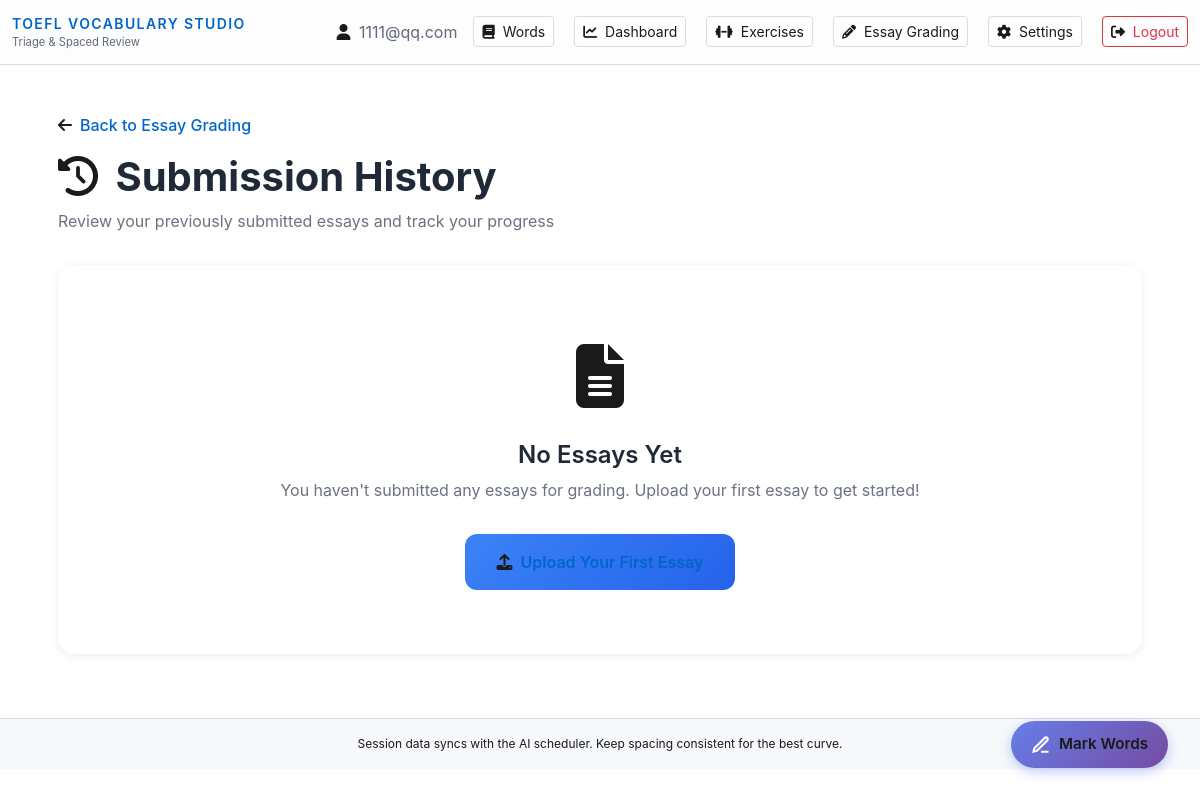
The page /essay-grading/history (signed in) on the database as committed earlier.
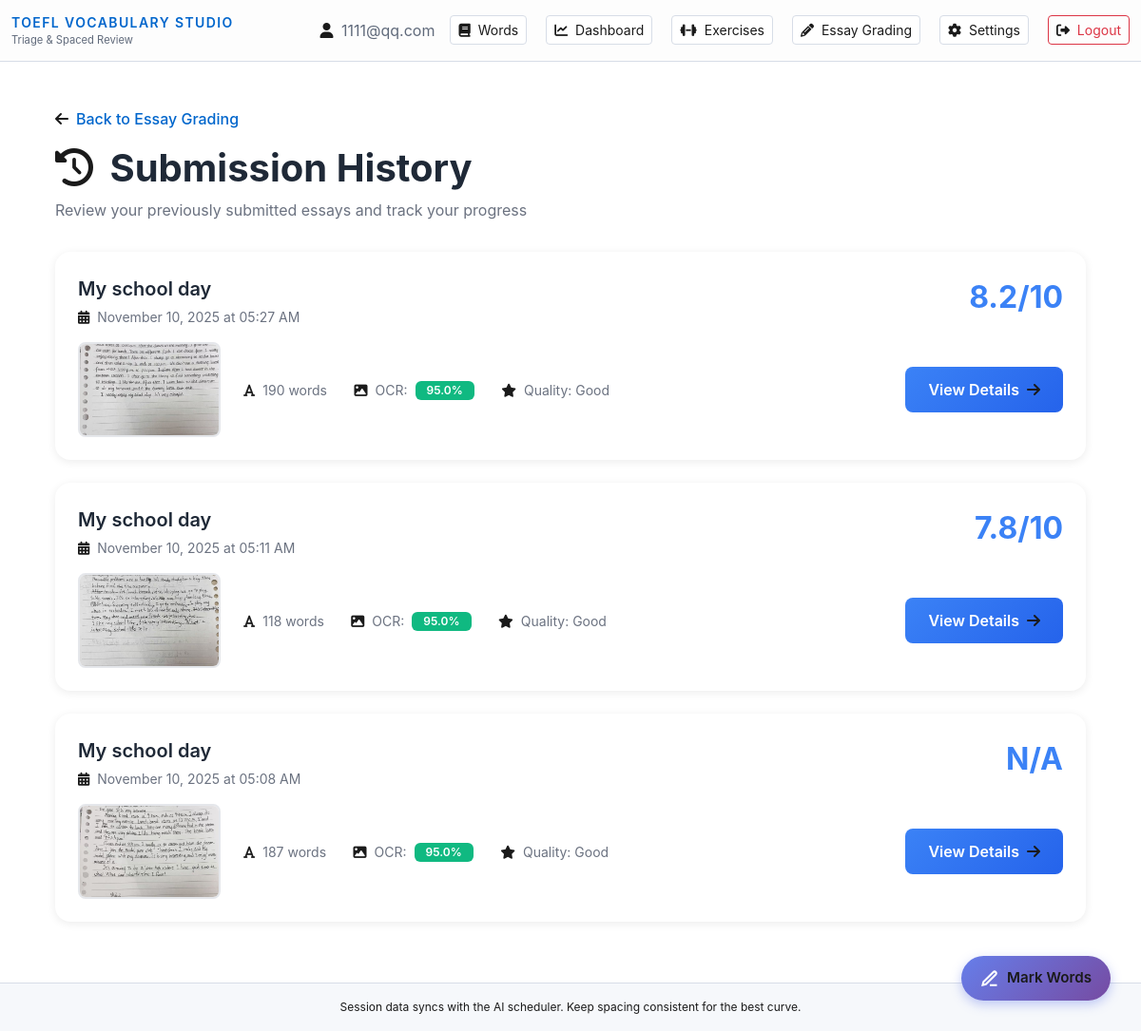
The same page on the database as committed later.
### models.py (models this page shows, shortened)
class User(db.Model):
    __tablename__ = 'users'
    id = db.Column(db.Integer, primary_key=True, index=True)
    email = db.Column(db.String(255), unique=True, index=True, nullable=False)
    password_hash = db.Column(db.String(255), nullable=False)
    daily_goal = db.Column(db.Integer, default=20, nullable=False)
    created_at = db.Column(db.DateTime(timezone=True), default=utcnow, nullable=False)
    words = db.relationship('UserWord', back_populates='user', cascade='all, delete-orphan')
    reviews = db.relationship('ReviewLog', back_populates='user', cascade='all, delete-orphan')

class EssaySubmission(db.Model):
    __tablename__ = 'essay_submissions'
    id = db.Column(db.Integer, primary_key=True)
    user_id = db.Column(db.Integer, db.ForeignKey('users.id', ondelete='CASCADE'), nullable=False)
    topic = db.Column(db.Text, nullable=True)  # User-provided topic
    image_url = db.Column(db.String(500), nullable=False)  # Path to uploaded image
    extracted_text = db.Column(db.Text, nullable=False)  # OCR-extracted text
    ocr_confidence = db.Column(db.Float, nullable=True)  # OCR confidence score (0-1)
    word_count = db.Column(db.Integer, nullable=True)
    image_quality = db.Column(db.String(50), nullable=True)  # 'excellent', 'good', 'fair', 'poor'
    legibility_score = db.Column(db.Float, nullable=True)  # 0-1
    created_at = db.Column(db.DateTime(timezone=True), default=utcnow, nullable=False)
    user = db.relationship('User', backref='essay_submissions')
    grading = db.relationship('EssayGrading', back_populates='submission', uselist=False, cascade='all, delete-orphan')

class EssayGrading(db.Model):
    __tablename__ = 'essay_gradings'
    id = db.Column(db.Integer, primary_key=True)
    submission_id = db.Column(db.Integer, db.ForeignKey('essay_submissions.id', ondelete='CASCADE'), nullable=False, unique=True)
    corrected_text = db.Column(db.Text, nullable=True)  # Grammar and spelling corrected version
    corrections_made = db.Column(db.JSON, nullable=True)  # List of corrections made
    topic_relevance_score = db.Column(db.Float, nullable=True)  # 0-10
    topic_coverage = db.Column(db.Text, nullable=True)  # How well the essay addresses the topic
    missing_aspects = db.Column(db.JSON, nullable=True)  # List of aspects not covered
    grammar_score = db.Column(db.Float, nullable=True)  # 0-10
    vocabulary_score = db.Column(db.Float, nullable=True)  # 0-10
    organization_score = db.Column(db.Float, nullable=True)  # 0-10
    overall_score = db.Column(db.Float, nullable=True)  # 0-10
    grammar_issues = db.Column(db.JSON, nullable=True)  # List of grammar issues with corrections
    vocabulary_suggestions = db.Column(db.JSON, nullable=True)  # Vocabulary improvements
    organization_feedback = db.Column(db.Text, nullable=True)  # Structure and organization feedback
    content_feedback = db.Column(db.Text, nullable=True)  # Content quality feedback
    summary = db.Column(db.Text, nullable=True)  # Overall assessment
    strengths = db.Column(db.JSON, nullable=True)  # List of strengths
    improvements = db.Column(db.JSON, nullable=True)  # List of areas for improvement
    created_at = db.Column(db.DateTime(timezone=True), default=utcnow, nullable=False)
    submission = db.relationship('EssaySubmission', back_populates='grading')

### app.py (the view)
@app.route('/essay-grading/history')
@login_required
def essay_grading_history():
    from models import EssaySubmission
    user = get_current_user()
    if not user:
        return redirect(url_for('login'))
    submissions = EssaySubmission.query.filter_by(user_id=user.id).order_by(EssaySubmission.created_at.desc()).all()
    return render_template('essay_grading/history.html', submissions=submissions)

### utils.py (called while the page is built)
def login_required(f):
    @wraps(f)
    def decorated_function(*args, **kwargs):
        if 'user_id' not in session:
            flash('Please log in to access this page.', 'warning')
            return redirect(url_for('login'))
        return f(*args, **kwargs)
    return decorated_function

def get_current_user():
    user_id = session.get('user_id')
    if user_id:
        return User.query.get(user_id)
    return None

### templates/essay_grading/history.html (shortened to what this page needs)
{% extends "base.html" %}
{% block content %}
<div class="history-container">
    <div class="page-header">
        <a href="{{ url_for('essay_grading_home') }}" class="back-link">
            <i class="fas fa-arrow-left"></i>
            Back to Essay Grading
        </a>
        <h1 class="page-title">
            <i class="fas fa-history me-2"></i>
            Submission History
        </h1>
        <p class="page-subtitle">Review your previously submitted essays and track your progress</p>
    </div>
    {% if submissions and submissions|length > 0 %}
    <div class="submissions-grid">
        {% for submission in submissions %}
        <a href="{{ url_for('essay_grading_feedback', submission_id=submission.id) }}" class="submission-card">
            <div class="submission-header">
                <div>
                    <div class="submission-topic">{{ submission.topic or 'Untitled Essay' }}</div>
                    <div class="submission-date">
                        <i class="fas fa-calendar-alt me-1"></i>
                        {{ submission.created_at.strftime('%B %d, %Y at %I:%M %p') if submission.created_at else 'Date unknown' }}
                    </div>
                </div>
                <div class="submission-score">
                    {% if submission.grading %}
                        {{ submission.grading.overall_score|round(1) }}/10
                    {% else %}
                        N/A
                    {% endif %}
                </div>
            </div>
            <div class="submission-body">
                <img src="{{ submission.image_url }}" alt="Essay thumbnail" class="submission-thumbnail">
                <div class="submission-details">
                    <div class="detail-item">
                        <i class="fas fa-font"></i>
                        {{ submission.word_count }} words
                    </div>
                    <div class="detail-item">
                        <i class="fas fa-image"></i>
                        OCR:
                        <span class="badge {% if submission.ocr_confidence >= 0.8 %}badge-success{% elif submission.ocr_confidence >= 0.6 %}badge-warning{% else %}badge-danger{% endif %}">
                            {{ (submission.ocr_confidence * 100)|round(1) if submission.ocr_confidence else 0 }}%
                        </span>
                    </div>
                    {% if submission.image_quality %}
                    <div class="detail-item">
                        <i class="fas fa-star"></i>
                        Quality: {{ submission.image_quality|title }}
                    </div>
                    {% endif %}
                </div>
                <div class="view-button">
                    View Details
                    <i class="fas fa-arrow-right"></i>
                </div>
            </div>
        </a>
        {% endfor %}
    </div>
    {% else %}
    <div class="empty-state">
        <div class="empty-icon">
            <i class="fas fa-file-alt"></i>
        </div>
        <h2 class="empty-title">No Essays Yet</h2>
        <p class="empty-description">You haven't submitted any essays for grading. Upload your first essay to get started!</p>
        <a href="{{ url_for('essay_grading_upload') }}" class="upload-button">
            <i class="fas fa-upload"></i>
            Upload Your First Essay
        </a>
    </div>
    {% endif %}
</div>
{% endblock %}

### templates/base.html (shortened to what this page needs)
<!DOCTYPE html>
<html lang="en">
<head>
    <link href="https://cdn.jsdelivr.net/npm/bootstrap@5.3.2/dist/css/bootstrap.min.css" rel="stylesheet">
    <link href="https://cdnjs.cloudflare.com/ajax/libs/font-awesome/6.4.0/css/all.min.css" rel="stylesheet">
    <link rel="stylesheet" href="{{ url_for('static', filename='css/unfamiliar_words.css') }}">
</head>
<body>
    <nav class="navbar navbar-light">
        <div class="container-fluid">
            <a class="navbar-brand d-flex flex-column" href="{{ url_for('index') }}">
                <span class="brand-text">TOEFL Vocabulary Studio</span>
                <small class="text-muted" style="font-size: 0.7rem;">Triage & Spaced Review</small>
            </a>
            <div class="d-flex align-items-center gap-3">
                {% if session.user_id %}
                    <span class="text-muted">
                        <i class="fas fa-user me-1"></i>
                        {{ session.user_email }}
                    </span>
                    <a href="{{ url_for('browse_words') }}" class="btn btn-sm btn-outline-light me-1">
                        <i class="fas fa-book me-1"></i> Words
                    </a>
                    <a href="{{ url_for('main_dashboard') }}" class="btn btn-sm btn-outline-light me-1">
                        <i class="fas fa-chart-line me-1"></i> Dashboard
                    </a>
                    <a href="{{ url_for('exercises_hub') }}" class="btn btn-sm btn-outline-light me-1">
                        <i class="fas fa-dumbbell me-1"></i> Exercises
                    </a>
                    <a href="{{ url_for('essay_grading_home') }}" class="btn btn-sm btn-outline-light me-1">
                        <i class="fas fa-pencil-alt me-1"></i> Essay Grading
                    </a>
                    <a href="{{ url_for('settings') }}" class="btn btn-sm btn-outline-light me-1">
                        <i class="fas fa-cog me-1"></i> Settings
                    </a>
                    <a href="{{ url_for('logout') }}" class="btn btn-sm btn-outline-danger">
                        <i class="fas fa-sign-out-alt me-1"></i> Logout
                    </a>
                {% else %}
                    <a href="{{ url_for('login') }}" class="btn btn-sm btn-outline-light">Login</a>
                    <a href="{{ url_for('register') }}" class="btn btn-sm btn-primary">Register</a>
                {% endif %}
            </div>
        </div>
    </nav>
    <main class="container my-4">
        {% block content %}{% endblock %}
    </main>
    <footer class="footer text-center py-3 mt-5">
        <div class="container">
            Session data syncs with the AI scheduler. Keep spacing consistent for the best curve.
        </div>
    </footer>
</body>
</html>

### static/css/unfamiliar_words.css (style rules this page uses)
.word-selectable { cursor: text; user-select: text; }

### templates/base.html (style rules this page uses)
:root { --toefl-bg: #ffffff; --toefl-text: #1a1a1a; --toefl-text-light: #606a7b; --toefl-border: #d7dde7; --toefl-border-light: #e7ecf5; --toefl-primary: #0066cc; --toefl-primary-hover: #0052a3; --toefl-success: #28a745; --toefl-danger: #dc3545; --toefl-warning: #ffc107; --toefl-info: #17a2b8; --toefl-highlight: #fff6cc; --toefl-highlight-blue: #e3f1ff; --toefl-highlight-green: #e6f8ee; --toefl-gray-bg: #f6f8fb; --toefl-nav-bg: #fdfdfd; --slate-900: #f4f7fb; --slate-800: #ecf0f8; --slate-700: #e2e7f3; --slate-400: #6f7d96; --slate-300: #8291aa; --slate-200: #c9d4e6; --slate-100: #1a1f2b; --slate-700-rgb: 226, 231, 243; --teal-500: #0d9488; --teal-400: #0ea5e9; --teal-300: #38bdf8; --teal-200: #bae6fd; --amber-400: #f59e0b; --amber-300: #fbbf24; --amber-200: #fde68a; --rose-400: #fb7185; --rose-300: #fda4af; --rose-200: #fecdd3; --emerald-400: #34d399; --emerald-300: #6ee7b7; --cyan-400: #22d3ee; --purple: #a855f7; --purple-300: #c4b5fd; --blue: #2563eb; --blue-300: #60a5fa; --green: #22c55e; --orange: #fb923c; --gray-300: #d1d5db; --gray-200: #e5e7eb; }
body { background: var(--toefl-bg); color: var(--toefl-text); min-height: 100vh; font-family: -apple-system, BlinkMacSystemFont, 'Segoe UI', Roboto, Oxygen, Ubuntu, Cantarell, sans-serif; }
.navbar { background: var(--toefl-nav-bg); border-bottom: 1px solid var(--toefl-border); }
.text-muted { color: var(--toefl-text-light) !important; }
.brand-text { color: var(--toefl-primary); font-weight: 600; text-transform: uppercase; letter-spacing: 0.1em; font-size: 0.875rem; }
.footer { background: var(--toefl-gray-bg); border-top: 1px solid var(--toefl-border); color: var(--toefl-text-light); font-size: 0.75rem; }
p, h1, h2, h3, h4, h5, h6, label, span, div, li, td, th { color: var(--toefl-text); }
strong, b, em, i { color: var(--toefl-text); }
a:not(.btn) { color: var(--toefl-primary); }
.btn-outline-light { color: var(--toefl-text); border-color: var(--toefl-border); background: white; }
.btn-outline-danger { color: var(--toefl-danger); border-color: var(--toefl-danger); }

### templates/essay_grading/history.html (style rules this page uses)
.history-container { max-width: 1200px; margin: 2rem auto; padding: 1rem; }
.page-header { margin-bottom: 2rem; }
.back-link { display: inline-flex; align-items: center; gap: 0.5rem; color: #3b82f6; text-decoration: none; margin-bottom: 1rem; font-weight: 500; }
.page-title { font-size: 2.5rem; font-weight: 700; color: #1f2937; margin-bottom: 0.5rem; }
.page-subtitle { color: #6b7280; }
.submissions-grid { display: grid; gap: 1.5rem; }
.submission-card { background: white; border-radius: 1rem; padding: 1.5rem; box-shadow: 0 2px 10px rgba(0, 0, 0, 0.08); transition: transform 0.3s, box-shadow 0.3s; cursor: pointer; text-decoration: none; color: inherit; display: block; }
.submission-header { display: flex; justify-content: space-between; align-items: start; margin-bottom: 1rem; }
.submission-topic { font-size: 1.25rem; font-weight: 600; color: #1f2937; margin-bottom: 0.25rem; }
.submission-date { font-size: 0.875rem; color: #6b7280; }
.submission-score { font-size: 2rem; font-weight: 700; color: #3b82f6; }
.submission-body { display: grid; grid-template-columns: auto 1fr auto; gap: 1.5rem; align-items: center; }
.submission-thumbnail { width: 150px; height: 100px; object-fit: cover; border-radius: 0.5rem; border: 2px solid #e5e7eb; }
.submission-details { flex: 1; }
.detail-item { display: inline-flex; align-items: center; gap: 0.5rem; margin-right: 1.5rem; font-size: 0.875rem; color: #6b7280; }
.badge { padding: 0.25rem 0.75rem; border-radius: 0.375rem; font-weight: 600; font-size: 0.75rem; }
.badge-success { background: #10b981; color: white; }
.view-button { padding: 0.75rem 1.5rem; background: linear-gradient(135deg, #3b82f6 0%, #2563eb 100%); color: white; border-radius: 0.5rem; font-weight: 600; text-decoration: none; display: inline-flex; align-items: center; gap: 0.5rem; }

Rows that differ between the two databases and show on the page:
added EssaySubmission: topic "My school day", created_at "November 10, 2025 at 05:27 AM", grading.overall_score "8.2", image_url (picture), word_count "190", ocr_confidence "95.0", image_quality "Good"
added EssaySubmission: topic "My school day", created_at "November 10, 2025 at 05:11 AM", grading.overall_score "7.8", image_url (picture), word_count "118", ocr_confidence "95.0", image_quality "Good"
added EssaySubmission: topic "My school day", created_at "November 10, 2025 at 05:08 AM", shows "N/A", image_url (picture), word_count "187", ocr_confidence "95.0", image_quality "Good"
Other text that changed with them:
text no longer shown: "No Essays Yet You haven't submitted any essays for grading. Upload your first essay to get started! Upload Your First Essay"
